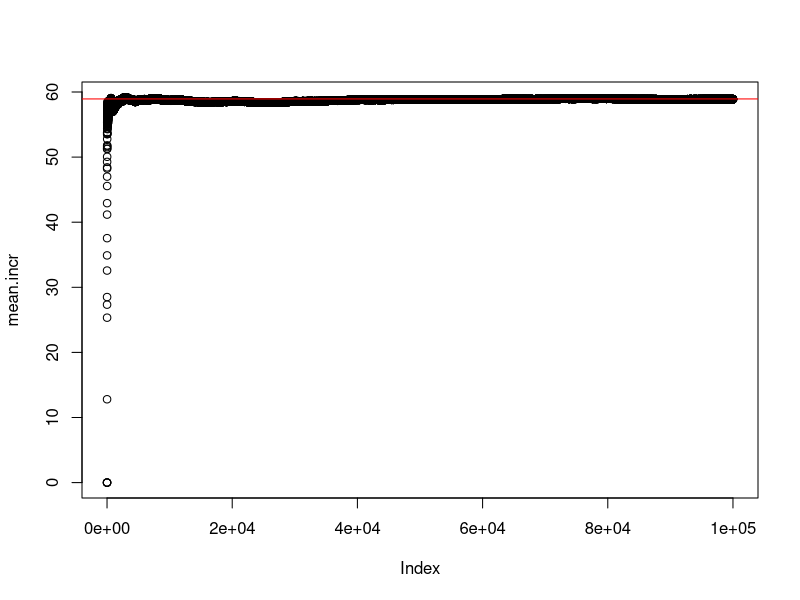
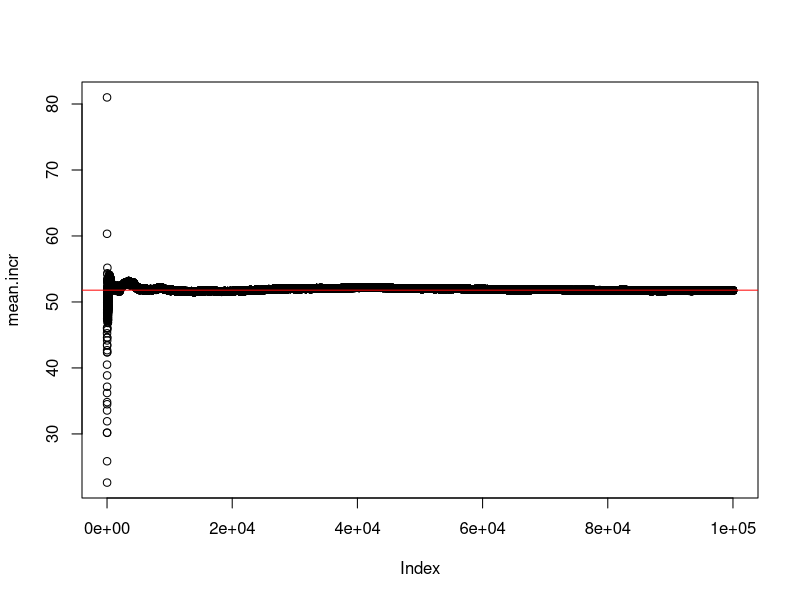

Here is the R script that generated these plots, in order: (Note: a time limit stopped this script after it produced the figures.)
# ---------------------------- E[aiy^2] ----------------------------

# Verifico esattezza della forma chiusa di E[aiy^2], i>1 dove
# aiy= 1{Xi<y}+sum_{h=1}^m 1{Xi<y, Xh<y}

B=10^5
m=10

y = runif(n=1, min=0, max=2)
res = vector()

for(b in 1:B){

  Xi = runif(n=1, min=0, max=2)
  Xshort = runif(n=(m-1), min=0, max=2)
  X = c(Xi, Xshort)

  cond2 = X<y

  # ai
  cond1i = ifelse(Xi<y, 1, 0)
  cond2i = sum(cond2)*cond1i
  ai = cond2i+cond1i

  res[b] = ai^2

}

mean(res)
closed = 4*(punif(y, min = 0, max = 2))+
  5*(m-1)*(punif(y, min = 0, max = 2))^2+
  (m-2)*(m-1)*(punif(y, min = 0, max = 2))^3

mean.incr = sapply(1:B, function(b) mean(res[1:b]))
plot(mean.incr)
abline(h = closed, col = "red")


# ---------------------------- E[ai_y*aj_y] ----------------------------

# Verifico esattezza della forma chiusa di E[aiy^2], i>1 dove
# aiy= 1{Xi<y}+sum_{h=1}^m 1{Xi<y, Xh<y}

B=10^5
m=10

y = runif(n=1, min=0, max=2)
res = vector()

for(b in 1:B){

  Xi = runif(n=1, min=0, max=2)
  Xj = runif(n=1, min=0, max=2)
  Xshort = runif(n=(m-2), min=0, max=2)
  X = c(Xi, Xj, Xshort)

  cond2 = X<y

  # aj
  cond1j = ifelse(Xj<y, 1, 0)
  cond2j = sum(cond2)*cond1j
  aj = cond2j+cond1j

  # ai
  cond1i = ifelse(Xi<y, 1, 0)
  cond2i = sum(cond2)*cond1i
  ai = cond2i+cond1i

  res[b] = ai*aj

}

mean(res)
closed = 9*(punif(y, min = 0, max = 2))^2+
  7*(m-2)*(punif(y, min = 0, max = 2))^3+
  (m-2)*(m-3)*(punif(y, min = 0, max = 2))^4



mean.incr = sapply(1:B, function(b) mean(res[1:b]))
plot(mean.incr)
abline(h = closed, col = "red")


# ---------------------------- E[h(X1,X2,...,Xm,y)^2] ----------------------------

# Verifico esattezza della forma chiusa di E[h(X1, X2,...,Xm,y)^2], dove
# h(X1, X2,...,Xm,y) = sum_{i=1}^m ai dove
# ai= 1{Xi<y}+sum_{h=1}^m 1{Xi<y, Xh<y}

B=10^5
m=10

res = vector()
y = runif(n=1, min=0, max=2)
for(b in 1:B){
  X = runif(n=m, min=0, max=2)
  cond2 = X<y

  a = vector()
  for(i in 1:m){
    # ai
    cond1i = ifelse(X[i]<y, 1, 0)
    cond2i = sum(cond2)*cond1i
    a[i] = cond2i+cond1i
  }
  res[b] = sum(a)^2
}

mean(res)
closed = 4*m*punif(y, min = 0, max = 2)+
  14*(m-1)*m*(punif(y, min = 0, max = 2))^2+
  8*(m-2)*(m-1)*m*(punif(y, min = 0, max = 2))^3+
  m*(m-1)*(m-2)*(m-3)*(punif(y, min = 0, max = 2))^4

mean.incr = sapply(1:B, function(b) mean(res[1:b]))
plot(mean.incr)
abline(h = closed, col = "red")




# ---------------------------- E[h(X1,X2,...,Xm,y)] ----------------------------

# Verifico esattezza della forma chiusa di E[h(X1, X2,...,Xm,y)], dove
# h(X1, X2,...,Xm,y) = sum_{i=1}^m ai dove
# ai= 1{Xi<y}+sum_{h=1}^m 1{Xi<y, Xh<y}

B=10^5
m=10

res = vector()
y = runif(n=1, min=0, max=2)
for(b in 1:B){

  X = runif(n=m, min=0, max=2)

  cond2 = X<y

  a = vector()
  for(i in 1:m){
    # ai
    cond1i = ifelse(X[i]<y, 1, 0)
    cond2i = sum(cond2)*cond1i
    a[i] = cond2i+cond1i
  }
  res[b] = sum(a)
}

mean(res)
closed = 2*m*punif(y, min = 0, max = 2)+
  (m-1)*m*(punif(y, min = 0, max = 2))^2

mean.incr = sapply(1:B, function(b) mean(res[1:b]))
plot(mean.incr)
abline(h = closed, col = "red")






# ----------------------------------- z12 ----------------------------------------

B=10^5
m = 10
n = 5

theta = m+m*(m-1)/3
theta2 = theta^2

Eh2y = function(y){
  out = 4*m*punif(y, min = 0, max = 2)+
    14*(m-1)*m*(punif(y, min = 0, max = 2))^2+
    8*(m-2)*(m-1)*m*(punif(y, min = 0, max = 2))^3+
    m*(m-1)*(m-2)*(m-3)*(punif(y, min = 0, max = 2))^4
  return(out)
}

Ehy = function(y){
  out = 2*m*punif(y, min = 0, max = 2)+
    (m-1)*m*(punif(y, min = 0, max = 2))^2
  return(out)
}

ys = runif(n=B, min=0, max=2)
res = sapply(ys, function(y) Eh2y(y)+theta2-2*theta*Ehy(y))


mean(res)

z12 = 4/45*m^4+16/45*m^3+19/45*m^2+2/15*m

mean.incr = sapply(1:B, function(b) mean(res[1:b]))
plot(mean.incr)
abline(h = z12, col = "red")
